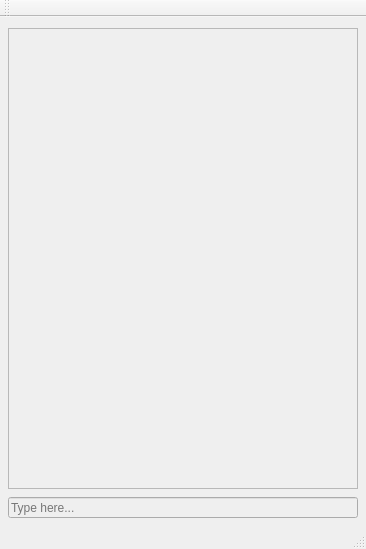
<?xml version="1.0" encoding="UTF-8"?>
<ui version="4.0">
 <class>MainWindow</class>
 <widget class="QMainWindow" name="MainWindow">
  <property name="geometry">
   <rect>
    <x>0</x>
    <y>0</y>
    <width>366</width>
    <height>549</height>
   </rect>
  </property>
  <property name="sizePolicy">
   <sizepolicy hsizetype="Fixed" vsizetype="Fixed">
    <horstretch>0</horstretch>
    <verstretch>0</verstretch>
   </sizepolicy>
  </property>
  <property name="windowTitle">
   <string>Socket.IO Chat</string>
  </property>
  <property name="unifiedTitleAndToolBarOnMac">
   <bool>false</bool>
  </property>
  <widget class="QWidget" name="centralWidget">
   <widget class="QListWidget" name="listView">
    <property name="enabled">
     <bool>false</bool>
    </property>
    <property name="geometry">
     <rect>
      <x>8</x>
      <y>11</y>
      <width>350</width>
      <height>461</height>
     </rect>
    </property>
    <property name="sizePolicy">
     <sizepolicy hsizetype="Fixed" vsizetype="Expanding">
      <horstretch>0</horstretch>
      <verstretch>0</verstretch>
     </sizepolicy>
    </property>
    <property name="sizeIncrement">
     <size>
      <width>0</width>
      <height>0</height>
     </size>
    </property>
   </widget>
   <widget class="QLineEdit" name="messageEdit">
    <property name="enabled">
     <bool>false</bool>
    </property>
    <property name="geometry">
     <rect>
      <x>8</x>
      <y>480</y>
      <width>350</width>
      <height>21</height>
     </rect>
    </property>
    <property name="placeholderText">
     <string>Type here...</string>
    </property>
   </widget>
  </widget>
  <widget class="QMenuBar" name="menuBar">
   <property name="geometry">
    <rect>
     <x>0</x>
     <y>0</y>
     <width>366</width>
     <height>22</height>
    </rect>
   </property>
  </widget>
  <widget class="QToolBar" name="mainToolBar">
   <attribute name="toolBarArea">
    <enum>TopToolBarArea</enum>
   </attribute>
   <attribute name="toolBarBreak">
    <bool>false</bool>
   </attribute>
  </widget>
  <widget class="QStatusBar" name="statusBar"/>
 </widget>
 <layoutdefault spacing="6" margin="11"/>
 <resources/>
 <connections>
  <connection>
   <sender>messageEdit</sender>
   <signal>returnPressed()</signal>
   <receiver>MainWindow</receiver>
   <slot>OnMessageReturn()</slot>
   <hints>
    <hint type="sourcelabel">
     <x>116</x>
     <y>524</y>
    </hint>
    <hint type="destinationlabel">
     <x>30</x>
     <y>545</y>
    </hint>
   </hints>
  </connection>
  <connection>
   <sender>messageEdit</sender>
   <signal>textChanged(QString)</signal>
   <receiver>MainWindow</receiver>
   <slot>TypingChanged()</slot>
   <hints>
    <hint type="sourcelabel">
     <x>73</x>
     <y>531</y>
    </hint>
    <hint type="destinationlabel">
     <x>70</x>
     <y>510</y>
    </hint>
   </hints>
  </connection>
 </connections>
 <slots>
  <slot>SendBtnClicked(bool)</slot>
  <slot>TypingChanged()</slot>
  <slot>LoginClicked()</slot>
  <slot>OnMessageReturn()</slot>
  <slot>SendBtnClicked()</slot>
 </slots>
</ui>
